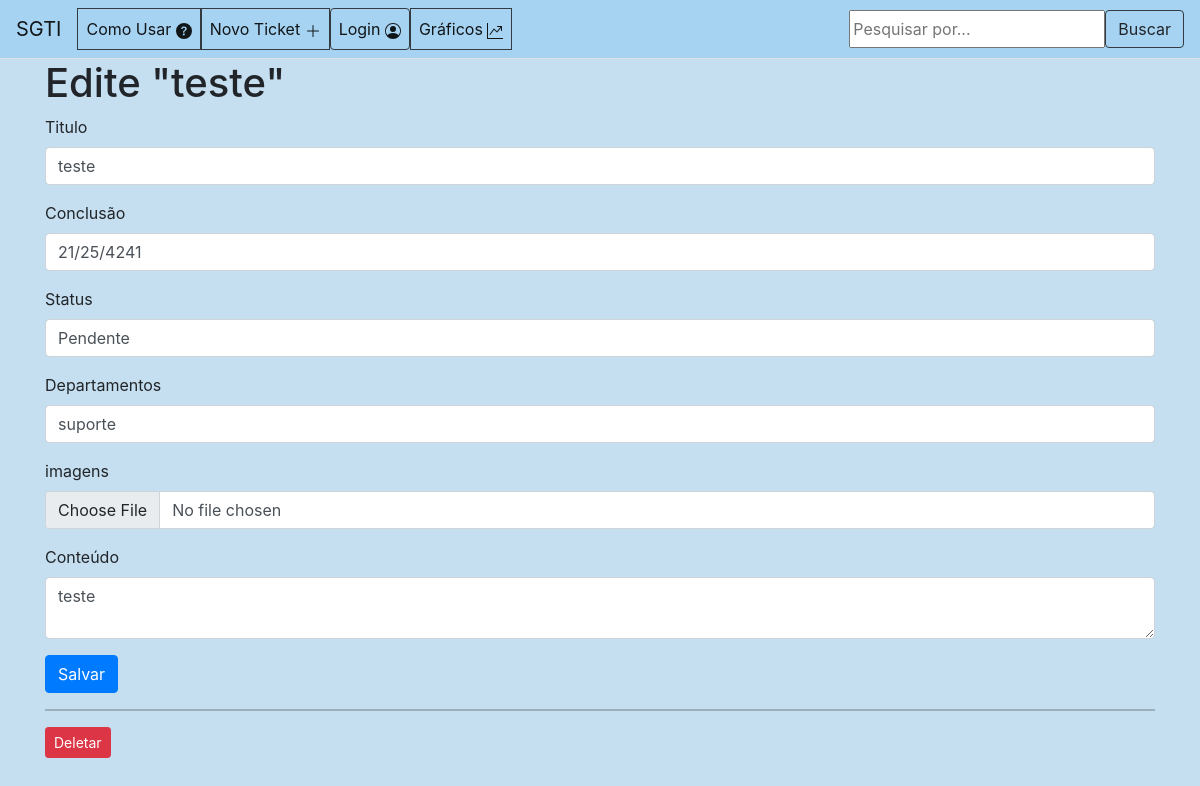
/2/edit, run on the app's committed database.
### tables this page shows
CREATE TABLE posts (
    id INTEGER PRIMARY KEY AUTOINCREMENT,
    created TIMESTAMP NOT NULL DEFAULT CURRENT_TIMESTAMP,
    title TEXT NOT NULL,
    content TEXT NOT NULL,
    conclusao TEXT NOT NULL,
    departamentos TEXT NOT NULL,
    status TEXT NOT NULL,
    anexos TEXT NOT NULL
);

### app.py (the view, shortened to what this page needs)
@app.route('/<int:id>/edit', methods=('GET', 'POST'))
def edit(id):
    post = get_post(id)
    conn = get_db_connection()
    setores = conn.execute('SELECT * FROM setores').fetchall()
    conn.close()
    return render_template('edit.html', post=post, setores=setores)

### app.py (called while the page is built)
def get_db_connection():
    conn = sqlite3.connect('database.db')
    conn.row_factory = sqlite3.Row
    return conn

def get_post(post_id):
    conn = get_db_connection()
    post = conn.execute('SELECT * FROM posts WHERE id = ?',
                        (post_id,)).fetchone()
    conn.close()
    if post is None:
        abort(404)
    return post

### templates/edit.html (shortened to what this page needs)
{% extends 'base.html' %}
{% block content %}
<h1>{% block title %} Edite "{{ post['title'] }}" {% endblock %}</h1>
<form method="post">
    <div class="form-group">
        <label for="title">Titulo</label>
        <input type="text" name="title" placeholder="Post title" class="form-control"
            value="{{ request.form['title'] or post['title'] }}">
    </div>
    <div class="form-group">
        <label for="conclusao">Conclusão</label>
        <input class="form-control" type="text" name="conclusao" placeholder="dd/mm/yyyy" onkeyup="
        var v = this.value;
        if (v.match(/^\d{2}$/) !== null) {
            this.value = v + '/';
        } else if (v.match(/^\d{2}\/\d{2}$/) !== null) {
            this.value = v + '/';
        }" maxlength="10" value="{{ request.form['title'] or post['conclusao'] }}">
    </div>
    <div class="form-group">
        <label for="status">Status</label><br>
        <select name="status" value="{{ request.form['status'] }}" class="form-control">
            <option value="pendente">Pendente</option>
        </select>
    </div>
    <div class="form-group">
        <label for="departamentos">Departamentos</label><br>
        <select name="departamentos" value="{{ request.form['departamentos'] }}" class="form-control">
            {% for setor in setores %}
            <option value="{{ setor['setor'] }}">{{ setor['setor'] }}</option>
            {% endfor %}
        </select>
    </div>
    <div class="form-group">
        <label for="anexos">imagens</label>
        <input type="file" name="anexos" class="form-control" value="{{ request.form['anexos'] }} ">
    </div>
    <div class="form-group">
        <label for="content">Conteúdo</label>
        <textarea name="content" placeholder="Post content"
            class="form-control">{{ request.form['content'] or post['content'] }}</textarea>
    </div>
    <div class="form-group">
        <button type="submit" class="btn btn-primary">Salvar</button>
    </div>
</form>
<hr>
<form action="{{ url_for('delete', id=post['id']) }}" method="POST">
    <input type="submit" value="Deletar" class="btn btn-danger btn-sm"
        onclick="return confirm('Você tem certeza que deseja deletar seu Ticket?')">
</form>
{% endblock %}

### data on the page
posts: title "teste", conclusao "21/25/4241", content "teste"

### other printed values
form field departamentos "suporte"
